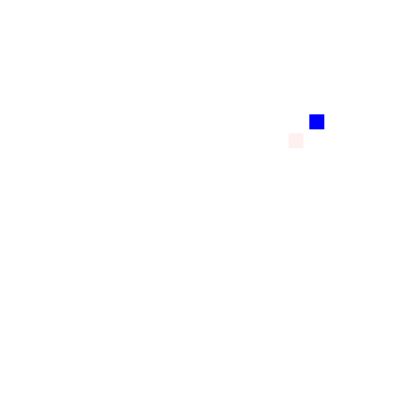
Frame 1 (no input)
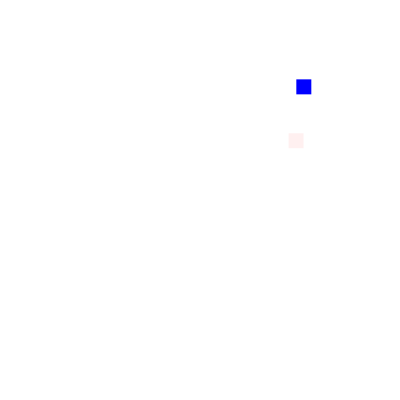
Frame 60 (no input)
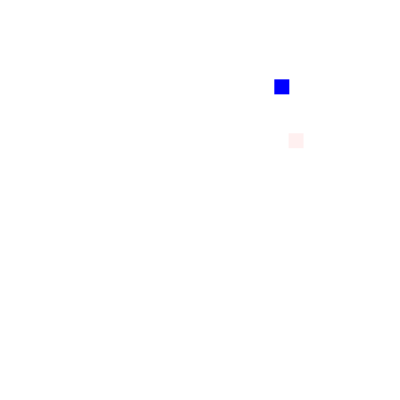
Frame 120 (the mouse pressed at the canvas centre since frame 60)

The p5.js sketch that drew these frames (run headless with seeded random() and noise() and a simulated clock; from frame 60 on, the mouse is pressed at the canvas centre):

// p5.js sketch
// ── sketch.js
var player;
var food;
var ai;
function setup() {
  createCanvas(400,400);
  player = new Player();
  food = new Food();
  ai = new AI();
}

function draw() {
  background(255);
  player.show();
  player.move();
  food.show();
  ai.show();

  if(Math.abs(dist(player.pos.x, player.pos.y, food.pos.x, food.pos.y) <= player.side)){
    food.setEaten(true);
    player.inclength();
  }
  player.addtail();

  player.tail();
  player.edges();

  if(player.pos.y > ai.pos.y){
    ai.move(2);
  }else if(player.pos.y < ai.pos.y){
    ai.move(0);
  }
  if(player.pos.x > ai.pos.x){
    ai.move(1);
  }else if(player.pos.y > ai.pos.y){
    ai.move(3);
  }

}

// ── AI.js
function AI(){
  this.side = 15;
  this.pos = createVector(random(width - this.side), random(height - this.side));
  this.speed = 1;

  this.show = function(){

    push();
    noStroke();
    fill(0, 0, 255);
    rect(this.pos.x, this.pos.y, this.side, this.side);
    pop();

  }

  this.move = function(dir){

    if(dir == 0){
      this.pos.y -= this.speed;
    }else if(dir == 1){
      this.pos.x += this.speed;
    }else if(dir == 2){
      this.pos.y += this.speed;
    }else if(dir == 3){
      this.pos.x -= this.speed;
    }
  }


}

// ── Food.js
function Food(){
  this.eaten = false;
  this.side = 15;
  this.pos = createVector(random(width- this.side) , random(height- this.side) );

  this.show = function(){
    if(!this.eaten){
      push();
      noStroke();
      fill(255, 0, 0, 15);
      rect(this.pos.x, this.pos.y, this.side, this.side);
      pop();
    }else{
      this.pos = createVector(random(width- this.side) , random(height- this.side) );
      this.eaten = false;
    }
  }

  this.setEaten = function(val){
    this.eaten = val;
  }


}

// ── Player.js
function Player(){
  this.side = 15;
  this.pos = createVector(random(width-this.side), random(height-this.side));
  this.speed = 1.5;
  this.path = [];
  this.traillength = 0;
  this.show = function(){

    push();
    noStroke();
    fill(255);
    rect(this.pos.x, this.pos.y, this.side, this.side);
    pop();

  }

  this.move = function(){

    if(keyIsDown(UP_ARROW)){
      this.pos.y -= this.speed;
    }else if(keyIsDown(RIGHT_ARROW)){
      this.pos.x += this.speed;
    }else if(keyIsDown(DOWN_ARROW)){
      this.pos.y += this.speed;
    }else if(keyIsDown(LEFT_ARROW)){
      this.pos.x -= this.speed;
    }
  }
  this.edges = function(){
    if(this.pos.x > width){
      this.pos.x = 0;
    }else if(this.pos.x < 0){
      this.pos.x = width;
    }
    if(this.pos.y > height){
      this.pos.y = 0;
    }else if(this.pos.y < 0){
      this.pos.y = height;
    }
  }

  this.inclength = function(){
    this.traillength += Math.ceil((this.path.length + 1)/(this.traillength + 1));
  }

  this.addtail = function(){
    var np = createVector(this.pos.x, this.pos.y)

    this.path.push(np);
    if(this.path.length > this.traillength){
      this.path.splice(0, 1);
    }


  }
  this.tail = function(){
    if(this.path.length > 0){
          for(var i = this.path.length-1; i >= 0; i--){
        push();
        noStroke();
        fill(255);
        var d = this.path[i];
        // if(keyIsDown(UP_ARROW)){
        //   d.y += i;
        // }else if(keyIsDown(RIGHT_ARROW)){
        //   d.x -= i;
        // }else if(keyIsDown(DOWN_ARROW)){
        //   d.y -= i;
        // }else if(keyIsDown(LEFT_ARROW)){
        // d.x += i;
        // }
        rect(d.x, d.y, this.side, this.side);
        pop();
      }
    }
  }

}
